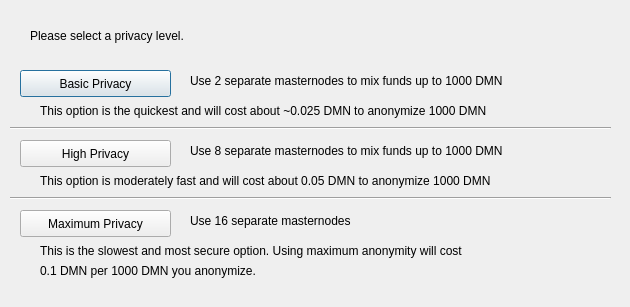
<?xml version="1.0" encoding="UTF-8"?>
<ui version="4.0">
 <class>DarksendConfig</class>
 <widget class="QDialog" name="DarksendConfig">
  <property name="geometry">
   <rect>
    <x>0</x>
    <y>0</y>
    <width>630</width>
    <height>307</height>
   </rect>
  </property>
  <property name="windowTitle">
   <string>Configure Darksend</string>
  </property>
  <widget class="QPushButton" name="buttonBasic">
   <property name="geometry">
    <rect>
     <x>20</x>
     <y>70</y>
     <width>151</width>
     <height>27</height>
    </rect>
   </property>
   <property name="text">
    <string>Basic Privacy</string>
   </property>
  </widget>
  <widget class="QPushButton" name="buttonHigh">
   <property name="geometry">
    <rect>
     <x>20</x>
     <y>140</y>
     <width>151</width>
     <height>27</height>
    </rect>
   </property>
   <property name="text">
    <string>High Privacy</string>
   </property>
  </widget>
  <widget class="QPushButton" name="buttonMax">
   <property name="geometry">
    <rect>
     <x>20</x>
     <y>210</y>
     <width>151</width>
     <height>27</height>
    </rect>
   </property>
   <property name="text">
    <string>Maximum Privacy</string>
   </property>
  </widget>
  <widget class="QLabel" name="label">
   <property name="geometry">
    <rect>
     <x>30</x>
     <y>20</y>
     <width>571</width>
     <height>31</height>
    </rect>
   </property>
   <property name="text">
    <string>Please select a privacy level.</string>
   </property>
  </widget>
  <widget class="QLabel" name="label_2">
   <property name="geometry">
    <rect>
     <x>190</x>
     <y>70</y>
     <width>421</width>
     <height>21</height>
    </rect>
   </property>
   <property name="text">
    <string>Use 2 separate masternodes to mix funds up to 1000 DMN</string>
   </property>
  </widget>
  <widget class="QLabel" name="label_3">
   <property name="geometry">
    <rect>
     <x>190</x>
     <y>140</y>
     <width>411</width>
     <height>21</height>
    </rect>
   </property>
   <property name="text">
    <string>Use 8 separate masternodes to mix funds up to 1000 DMN</string>
   </property>
  </widget>
  <widget class="QLabel" name="label_4">
   <property name="geometry">
    <rect>
     <x>190</x>
     <y>210</y>
     <width>421</width>
     <height>21</height>
    </rect>
   </property>
   <property name="text">
    <string>Use 16 separate masternodes</string>
   </property>
  </widget>
  <widget class="QLabel" name="label_6">
   <property name="geometry">
    <rect>
     <x>40</x>
     <y>100</y>
     <width>561</width>
     <height>21</height>
    </rect>
   </property>
   <property name="text">
    <string>This option is the quickest and will cost about ~0.025 DMN to anonymize 1000 DMN</string>
   </property>
  </widget>
  <widget class="QLabel" name="label_7">
   <property name="geometry">
    <rect>
     <x>40</x>
     <y>170</y>
     <width>561</width>
     <height>21</height>
    </rect>
   </property>
   <property name="text">
    <string>This option is moderately fast and will cost about 0.05 DMN to anonymize 1000 DMN</string>
   </property>
  </widget>
  <widget class="QLabel" name="label_8">
   <property name="geometry">
    <rect>
     <x>40</x>
     <y>240</y>
     <width>561</width>
     <height>21</height>
    </rect>
   </property>
   <property name="text">
    <string>This is the slowest and most secure option. Using maximum anonymity will cost</string>
   </property>
  </widget>
  <widget class="QLabel" name="label_9">
   <property name="geometry">
    <rect>
     <x>40</x>
     <y>260</y>
     <width>561</width>
     <height>21</height>
    </rect>
   </property>
   <property name="text">
    <string>0.1 DMN per 1000 DMN you anonymize.</string>
   </property>
  </widget>
  <widget class="Line" name="line">
   <property name="geometry">
    <rect>
     <x>10</x>
     <y>120</y>
     <width>601</width>
     <height>16</height>
    </rect>
   </property>
   <property name="orientation">
    <enum>Qt::Horizontal</enum>
   </property>
  </widget>
  <widget class="Line" name="line_2">
   <property name="geometry">
    <rect>
     <x>10</x>
     <y>190</y>
     <width>601</width>
     <height>16</height>
    </rect>
   </property>
   <property name="orientation">
    <enum>Qt::Horizontal</enum>
   </property>
  </widget>
 </widget>
 <resources/>
 <connections/>
</ui>
